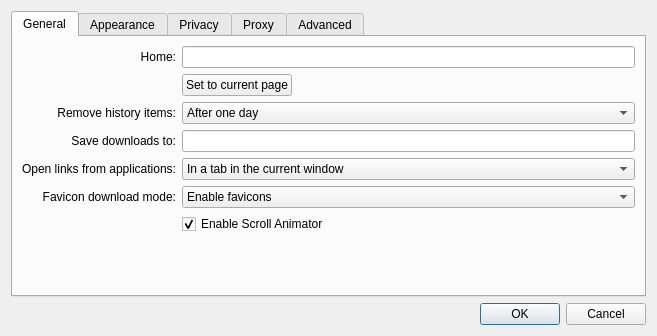
<?xml version="1.0" encoding="UTF-8"?>
<ui version="4.0">
 <class>Settings</class>
 <widget class="QDialog" name="Settings">
  <property name="geometry">
   <rect>
    <x>0</x>
    <y>0</y>
    <width>657</width>
    <height>336</height>
   </rect>
  </property>
  <property name="windowTitle">
   <string>Settings</string>
  </property>
  <layout class="QGridLayout" name="gridLayout">
   <item row="2" column="0">
    <widget class="QDialogButtonBox" name="buttonBox">
     <property name="orientation">
      <enum>Qt::Horizontal</enum>
     </property>
     <property name="standardButtons">
      <set>QDialogButtonBox::Cancel|QDialogButtonBox::Ok</set>
     </property>
    </widget>
   </item>
   <item row="1" column="0">
    <widget class="QTabWidget" name="tabWidget">
     <property name="currentIndex">
      <number>0</number>
     </property>
     <widget class="QWidget" name="tab">
      <attribute name="title">
       <string>General</string>
      </attribute>
      <layout class="QGridLayout" name="gridLayout_4">
       <item row="1" column="2">
        <spacer name="horizontalSpacer">
         <property name="orientation">
          <enum>Qt::Horizontal</enum>
         </property>
         <property name="sizeHint" stdset="0">
          <size>
           <width>280</width>
           <height>18</height>
          </size>
         </property>
        </spacer>
       </item>
       <item row="0" column="0">
        <widget class="QLabel" name="label_3">
         <property name="text">
          <string>Home:</string>
         </property>
         <property name="alignment">
          <set>Qt::AlignRight|Qt::AlignTrailing|Qt::AlignVCenter</set>
         </property>
        </widget>
       </item>
       <item row="0" column="1" colspan="2">
        <widget class="QLineEdit" name="homeLineEdit"/>
       </item>
       <item row="7" column="1" colspan="2">
        <spacer>
         <property name="orientation">
          <enum>Qt::Vertical</enum>
         </property>
         <property name="sizeHint" stdset="0">
          <size>
           <width>391</width>
           <height>262</height>
          </size>
         </property>
        </spacer>
       </item>
       <item row="3" column="0">
        <widget class="QLabel" name="label_7">
         <property name="text">
          <string>Save downloads to:</string>
         </property>
         <property name="alignment">
          <set>Qt::AlignRight|Qt::AlignTrailing|Qt::AlignVCenter</set>
         </property>
        </widget>
       </item>
       <item row="4" column="0">
        <widget class="QLabel" name="label_8">
         <property name="text">
          <string>Open links from applications:</string>
         </property>
         <property name="alignment">
          <set>Qt::AlignRight|Qt::AlignTrailing|Qt::AlignVCenter</set>
         </property>
        </widget>
       </item>
       <item row="6" column="1" colspan="2">
        <widget class="QCheckBox" name="enableScrollAnimator">
         <property name="text">
          <string>Enable Scroll Animator</string>
         </property>
         <property name="checked">
          <bool>true</bool>
         </property>
        </widget>
       </item>
       <item row="4" column="1" colspan="2">
        <widget class="QComboBox" name="openLinksIn">
         <item>
          <property name="text">
           <string>In a tab in the current window</string>
          </property>
         </item>
         <item>
          <property name="text">
           <string>In a new window</string>
          </property>
         </item>
        </widget>
       </item>
       <item row="2" column="1" colspan="2">
        <widget class="QComboBox" name="expireHistory">
         <item>
          <property name="text">
           <string>After one day</string>
          </property>
         </item>
         <item>
          <property name="text">
           <string>After one week</string>
          </property>
         </item>
         <item>
          <property name="text">
           <string>After two weeks</string>
          </property>
         </item>
         <item>
          <property name="text">
           <string>After one month</string>
          </property>
         </item>
         <item>
          <property name="text">
           <string>After one year</string>
          </property>
         </item>
         <item>
          <property name="text">
           <string>Manually</string>
          </property>
         </item>
        </widget>
       </item>
       <item row="2" column="0">
        <widget class="QLabel" name="label_4">
         <property name="text">
          <string>Remove history items:</string>
         </property>
         <property name="alignment">
          <set>Qt::AlignRight|Qt::AlignTrailing|Qt::AlignVCenter</set>
         </property>
        </widget>
       </item>
       <item row="3" column="1" colspan="2">
        <widget class="QLineEdit" name="downloadsLocation"/>
       </item>
       <item row="1" column="1">
        <widget class="QPushButton" name="setHomeToCurrentPageButton">
         <property name="text">
          <string>Set to current page</string>
         </property>
        </widget>
       </item>
       <item row="5" column="0">
        <widget class="QLabel" name="label_17">
         <property name="text">
          <string>Favicon download mode:</string>
         </property>
         <property name="alignment">
          <set>Qt::AlignRight|Qt::AlignTrailing|Qt::AlignVCenter</set>
         </property>
        </widget>
       </item>
       <item row="5" column="1" colspan="2">
        <widget class="QComboBox" name="faviconDownloadMode">
         <property name="currentIndex">
          <number>1</number>
         </property>
         <item>
          <property name="text">
           <string>Disable icons</string>
          </property>
         </item>
         <item>
          <property name="text">
           <string>Enable favicons</string>
          </property>
         </item>
         <item>
          <property name="text">
           <string>Enable favicons and touch icons</string>
          </property>
         </item>
        </widget>
       </item>
      </layout>
     </widget>
     <widget class="QWidget" name="tab_3">
      <attribute name="title">
       <string>Appearance</string>
      </attribute>
      <layout class="QGridLayout" name="gridLayout_3">
       <item row="0" column="0">
        <widget class="QLabel" name="label_5">
         <property name="text">
          <string>Standard font:</string>
         </property>
         <property name="alignment">
          <set>Qt::AlignRight|Qt::AlignTrailing|Qt::AlignVCenter</set>
         </property>
        </widget>
       </item>
       <item row="0" column="1">
        <widget class="QLabel" name="standardLabel">
         <property name="sizePolicy">
          <sizepolicy hsizetype="Expanding" vsizetype="Preferred">
           <horstretch>0</horstretch>
           <verstretch>0</verstretch>
          </sizepolicy>
         </property>
         <property name="frameShape">
          <enum>QFrame::StyledPanel</enum>
         </property>
         <property name="text">
          <string>Times 16</string>
         </property>
         <property name="alignment">
          <set>Qt::AlignCenter</set>
         </property>
        </widget>
       </item>
       <item row="0" column="2">
        <widget class="QPushButton" name="standardFontButton">
         <property name="text">
          <string>Select...</string>
         </property>
        </widget>
       </item>
       <item row="1" column="0">
        <widget class="QLabel" name="label_6">
         <property name="text">
          <string>Fixed-width font:</string>
         </property>
         <property name="alignment">
          <set>Qt::AlignRight|Qt::AlignTrailing|Qt::AlignVCenter</set>
         </property>
        </widget>
       </item>
       <item row="1" column="1">
        <widget class="QLabel" name="fixedLabel">
         <property name="frameShape">
          <enum>QFrame::StyledPanel</enum>
         </property>
         <property name="text">
          <string>Courier 13</string>
         </property>
         <property name="alignment">
          <set>Qt::AlignCenter</set>
         </property>
        </widget>
       </item>
       <item row="1" column="2">
        <widget class="QPushButton" name="fixedFontButton">
         <property name="text">
          <string>Select...</string>
         </property>
        </widget>
       </item>
       <item row="2" column="1">
        <spacer name="verticalSpacer">
         <property name="orientation">
          <enum>Qt::Vertical</enum>
         </property>
         <property name="sizeHint" stdset="0">
          <size>
           <width>20</width>
           <height>93</height>
          </size>
         </property>
        </spacer>
       </item>
      </layout>
     </widget>
     <widget class="QWidget" name="tab_2">
      <attribute name="title">
       <string>Privacy</string>
      </attribute>
      <layout class="QVBoxLayout" name="verticalLayout_3">
       <item>
        <widget class="QGroupBox" name="groupBox">
         <property name="title">
          <string>Web Content</string>
         </property>
         <layout class="QVBoxLayout" name="verticalLayout_2">
          <item>
           <widget class="QCheckBox" name="enablePlugins">
            <property name="text">
             <string>Enable Plugins</string>
            </property>
            <property name="checked">
             <bool>true</bool>
            </property>
           </widget>
          </item>
          <item>
           <widget class="QCheckBox" name="enableJavascript">
            <property name="text">
             <string>Enable Javascript</string>
            </property>
            <property name="checked">
             <bool>true</bool>
            </property>
           </widget>
          </item>
         </layout>
        </widget>
       </item>
       <item>
        <widget class="QGroupBox" name="cookiesGroupBox">
         <property name="title">
          <string>Cookies</string>
         </property>
         <layout class="QGridLayout">
          <property name="leftMargin">
           <number>9</number>
          </property>
          <item row="0" column="0">
           <widget class="QLabel" name="label_2">
            <property name="text">
             <string>Persistent Cookie Policy</string>
            </property>
            <property name="alignment">
             <set>Qt::AlignRight|Qt::AlignTrailing|Qt::AlignVCenter</set>
            </property>
           </widget>
          </item>
          <item row="0" column="1">
           <widget class="QComboBox" name="sessionCookiesCombo">
            <item>
             <property name="text">
              <string>Treat all cookies as session cookies</string>
             </property>
            </item>
            <item>
             <property name="text">
              <string>Allow persistent cookies</string>
             </property>
            </item>
            <item>
             <property name="text">
              <string>Treat all cookies as persistent cookies</string>
             </property>
            </item>
           </widget>
          </item>
          <item row="1" column="0">
           <widget class="QLabel" name="label">
            <property name="text">
             <string>Persistent Data Path:</string>
            </property>
            <property name="alignment">
             <set>Qt::AlignRight|Qt::AlignTrailing|Qt::AlignVCenter</set>
            </property>
           </widget>
          </item>
          <item row="1" column="1">
           <widget class="QLineEdit" name="persistentDataPath"/>
          </item>
         </layout>
        </widget>
       </item>
       <item>
        <spacer name="verticalSpacer_4">
         <property name="orientation">
          <enum>Qt::Vertical</enum>
         </property>
         <property name="sizeHint" stdset="0">
          <size>
           <width>20</width>
           <height>40</height>
          </size>
         </property>
        </spacer>
       </item>
      </layout>
     </widget>
     <widget class="QWidget" name="tab_4">
      <attribute name="title">
       <string>Proxy</string>
      </attribute>
      <layout class="QVBoxLayout" name="verticalLayout">
       <item>
        <widget class="QGroupBox" name="proxySupport">
         <property name="title">
          <string>Enable proxy</string>
         </property>
         <property name="checkable">
          <bool>true</bool>
         </property>
         <layout class="QGridLayout" name="gridLayout_6">
          <item row="0" column="0">
           <widget class="QLabel" name="label_9">
            <property name="text">
             <string>Type:</string>
            </property>
            <property name="alignment">
             <set>Qt::AlignRight|Qt::AlignTrailing|Qt::AlignVCenter</set>
            </property>
           </widget>
          </item>
          <item row="0" column="1" colspan="2">
           <widget class="QComboBox" name="proxyType">
            <item>
             <property name="text">
              <string>Socks5</string>
             </property>
            </item>
            <item>
             <property name="text">
              <string>Http</string>
             </property>
            </item>
           </widget>
          </item>
          <item row="1" column="0">
           <widget class="QLabel" name="label_10">
            <property name="text">
             <string>Host:</string>
            </property>
            <property name="alignment">
             <set>Qt::AlignRight|Qt::AlignTrailing|Qt::AlignVCenter</set>
            </property>
           </widget>
          </item>
          <item row="1" column="1" colspan="2">
           <widget class="QLineEdit" name="proxyHostName"/>
          </item>
          <item row="2" column="0">
           <widget class="QLabel" name="label_11">
            <property name="text">
             <string>Port:</string>
            </property>
            <property name="alignment">
             <set>Qt::AlignRight|Qt::AlignTrailing|Qt::AlignVCenter</set>
            </property>
           </widget>
          </item>
          <item row="2" column="1">
           <widget class="QSpinBox" name="proxyPort">
            <property name="maximum">
             <number>10000</number>
            </property>
            <property name="value">
             <number>1080</number>
            </property>
           </widget>
          </item>
          <item row="2" column="2">
           <spacer name="horizontalSpacer_2">
            <property name="orientation">
             <enum>Qt::Horizontal</enum>
            </property>
            <property name="sizeHint" stdset="0">
             <size>
              <width>293</width>
              <height>20</height>
             </size>
            </property>
           </spacer>
          </item>
          <item row="3" column="0">
           <widget class="QLabel" name="label_12">
            <property name="text">
             <string>User Name:</string>
            </property>
            <property name="alignment">
             <set>Qt::AlignRight|Qt::AlignTrailing|Qt::AlignVCenter</set>
            </property>
           </widget>
          </item>
          <item row="3" column="1" colspan="2">
           <widget class="QLineEdit" name="proxyUserName"/>
          </item>
          <item row="4" column="0">
           <widget class="QLabel" name="label_13">
            <property name="text">
             <string>Password:</string>
            </property>
            <property name="alignment">
             <set>Qt::AlignRight|Qt::AlignTrailing|Qt::AlignVCenter</set>
            </property>
           </widget>
          </item>
          <item row="4" column="1" colspan="2">
           <widget class="QLineEdit" name="proxyPassword">
            <property name="echoMode">
             <enum>QLineEdit::Password</enum>
            </property>
           </widget>
          </item>
          <item row="5" column="0">
           <spacer name="verticalSpacer_2">
            <property name="orientation">
             <enum>Qt::Vertical</enum>
            </property>
            <property name="sizeHint" stdset="0">
             <size>
              <width>20</width>
              <height>8</height>
             </size>
            </property>
           </spacer>
          </item>
         </layout>
        </widget>
       </item>
      </layout>
     </widget>
     <widget class="QWidget" name="tab_5">
      <attribute name="title">
       <string>Advanced</string>
      </attribute>
      <layout class="QGridLayout" name="gridLayout_2">
       <item row="0" column="0">
        <widget class="QLabel" name="label_15">
         <property name="text">
          <string>HTTP User-Agent:</string>
         </property>
        </widget>
       </item>
       <item row="0" column="1">
        <widget class="QLineEdit" name="httpUserAgent"/>
       </item>
       <item row="1" column="0">
        <widget class="QLabel" name="label_16">
         <property name="text">
          <string>HTTP Accept-&amp;Language:</string>
         </property>
         <property name="buddy">
          <cstring>httpAcceptLanguage</cstring>
         </property>
        </widget>
       </item>
       <item row="1" column="1">
        <widget class="QLineEdit" name="httpAcceptLanguage"/>
       </item>
       <item row="2" column="0">
        <widget class="QLabel" name="label_14">
         <property name="text">
          <string>Style Sheet:</string>
         </property>
        </widget>
       </item>
       <item row="2" column="1">
        <widget class="QTextEdit" name="userStyleSheet"/>
       </item>
       <item row="3" column="1">
        <spacer name="verticalSpacer_3">
         <property name="orientation">
          <enum>Qt::Vertical</enum>
         </property>
         <property name="sizeHint" stdset="0">
          <size>
           <width>20</width>
           <height>176</height>
          </size>
         </property>
        </spacer>
       </item>
      </layout>
     </widget>
    </widget>
   </item>
  </layout>
 </widget>
 <resources/>
 <connections>
  <connection>
   <sender>buttonBox</sender>
   <signal>accepted()</signal>
   <receiver>Settings</receiver>
   <slot>accept()</slot>
   <hints>
    <hint type="sourcelabel">
     <x>248</x>
     <y>254</y>
    </hint>
    <hint type="destinationlabel">
     <x>157</x>
     <y>274</y>
    </hint>
   </hints>
  </connection>
  <connection>
   <sender>buttonBox</sender>
   <signal>rejected()</signal>
   <receiver>Settings</receiver>
   <slot>reject()</slot>
   <hints>
    <hint type="sourcelabel">
     <x>316</x>
     <y>260</y>
    </hint>
    <hint type="destinationlabel">
     <x>286</x>
     <y>274</y>
    </hint>
   </hints>
  </connection>
 </connections>
</ui>
